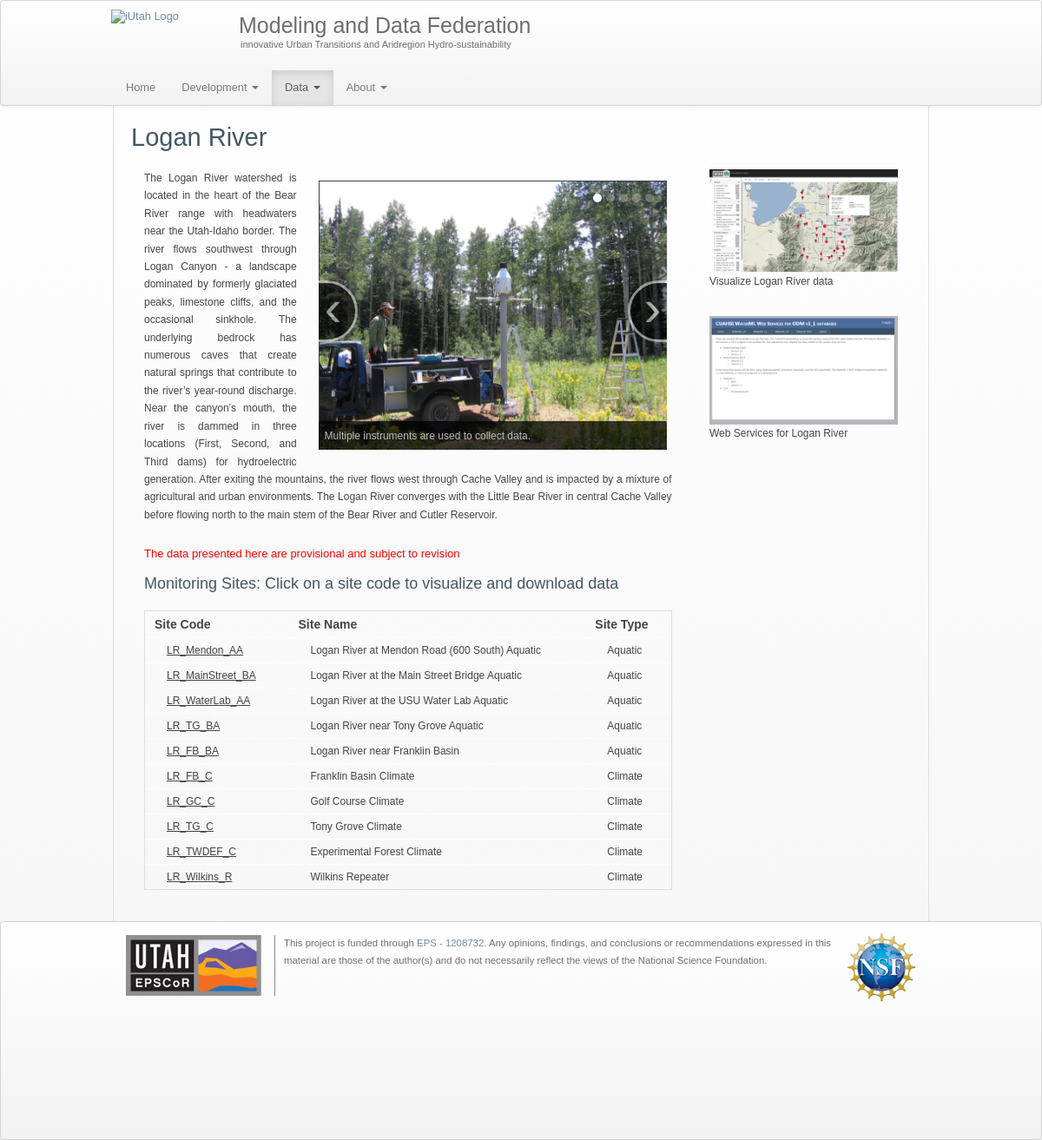
Before: /mdf/Data/Logan_River/ with the older database file.
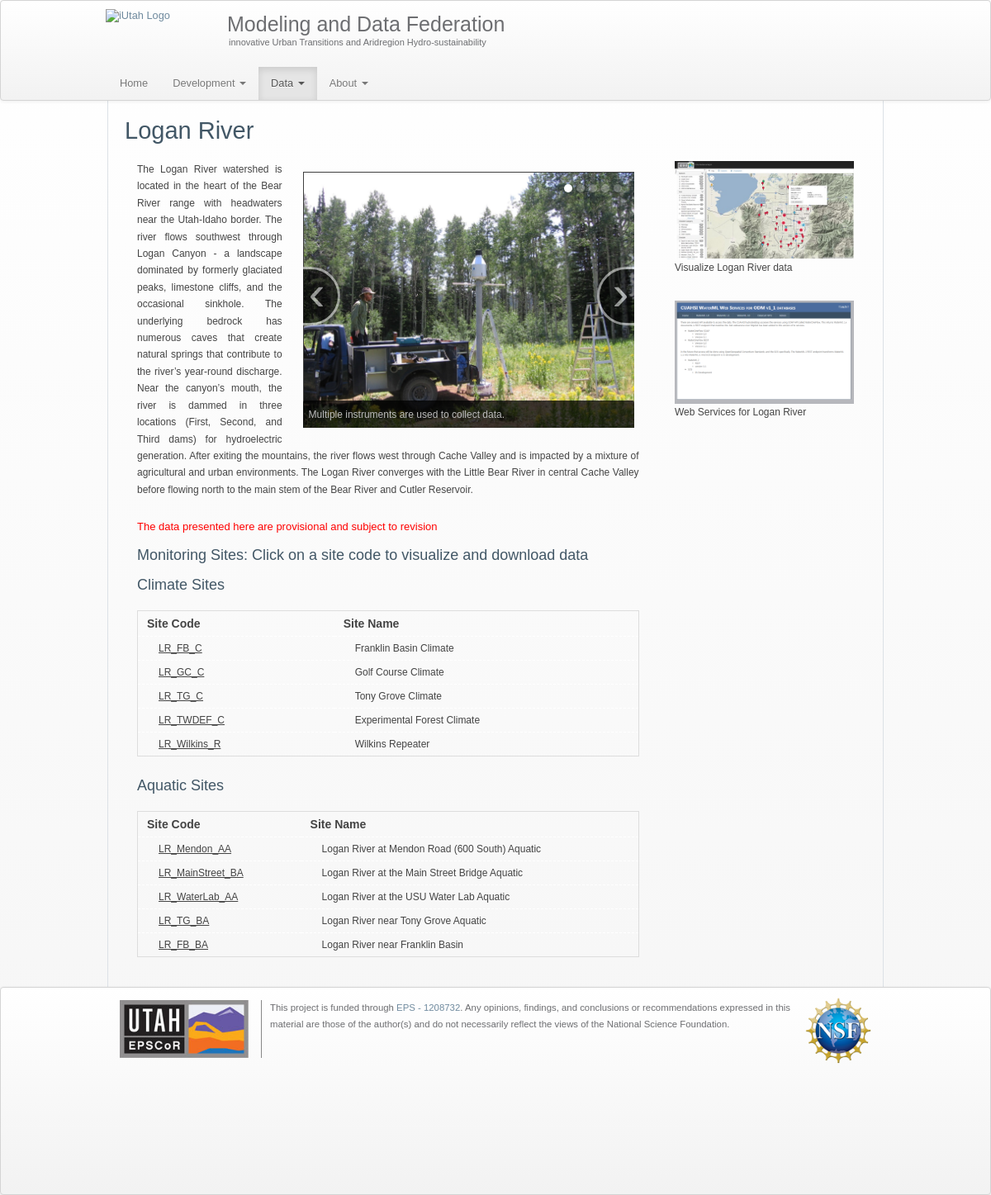
After: the same page with the newer database file.
### src/mdfserver/models.py (models this page shows, shortened)
class Page(models.Model):
    title = models.CharField(max_length=200)
    url = models.CharField(max_length=200)
    content = models.TextField(max_length=20000) #tinymce_models.HTMLField()#forms.CharField(widget=TinyMCE(attrs={'cols': 80, 'rows': 30})) #Use the WYSIWYG editor in this field.
    def __unicode__(self):
        return self.title

class Subpage(models.Model):
    title = models.CharField(max_length=200)
    url = models.CharField(max_length=200)
    content = models.TextField(max_length=20000)#tinymce_models.HTMLField() #forms.CharField(widget=TinyMCE(attrs={'cols': 80, 'rows': 30})) #Use the WYSIWYG editor in this field.
    pages = models.ForeignKey(Page)

### src/mdfserver/views.py (the view)
# urls.py: url(r'^' + BASE_URL + '(?P<pages_passed>[\w\s]*)/(?P<subpage>[\w\s]*[/]?)/$', views.subpages, name='subpages'),
def subpages(request, pages_passed, subpage):
    pages_in_server = Page.objects.all().order_by('-title')[:5]
    context = {'pages': pages_in_server, 'requested': pages_passed, 'subpage_name': subpage}
    return render(request, 'mdfserver/main_template.html', context)

### src/mdfserver/templates/mdfserver/main_template.html (shortened to what this page needs)
{% extends "mdfserver/index.html" %}
{% load static %}
{% block content %}
    <div style="border: 1px solid rgb(220, 225, 230); padding-left: 20px; padding-right: 20px">
        {% for page in pages %}
            {% if subpage_name %}
                {% if requested == page.url %}
                    {% for subpage in page.subpage_set.all %}
                        {% if subpage_name|cut:" " == subpage.url|cut:" " %}
                            {{ subpage.content | safe }}
                        {% endif %}
                    {% endfor %}
                {% endif %}
            {% elif requested == page.url %}
                {{ page.content | safe }}
            {% endif %}
        {% endfor %}
    </div>
{% endblock %}

### src/mdfserver/templates/mdfserver/index.html (shortened to what this page needs)
{% load staticfiles %}
<!DOCTYPE html>
<html>
<head>
    <link rel="stylesheet" href="{% static  "mdfserver/css/bootstrap.css" %}" type="text/css"/>
    <link rel="stylesheet" href="{% static  "mdfserver/css/custom_style.css" %}" type="text/css"/>
</head>
<body>
<div id="page-header">
    {% if pages %}
        <nav class="navbar navbar-default" role="navigation">
            <div class="navbar-inner">
                <div class="center_header">
                    <div id="title_logo">
                        <a id="home_linker" href="{% url 'index' %}">
                            <img id="iutah_logo" src="{% static "mdfserver/img/iutah_logo.png" %}" alt="iUtah Logo"/>
                            <h1 id="main_title">Modeling and Data Federation</h1>
                            <h4 id="second_title">innovative Urban Transitions and Aridregion Hydro-sustainability</h4>
                        </a>
                    </div>
                    <div class="container">
                        <ul class="nav navbar-nav">
                            <li {% if not requested %}class="active"{% else %} class="dropdown" {% endif %}>
                                <a class="dropdown-toggle" data-hover="dropdown" href="{% url 'index' %}">Home</a>
                            </li>
                            {% for page in pages %}
                                <li {% if requested == page.url %}
                                    class="dropdown active"
                                {% else %}
                                    class="dropdown"
                                {% endif %} >
                                    {% if page.content != 'none' and page.content != '<p>none</p>' %}
                                        <a class="dropdown-toggle"
                                           data-hover="dropdown" href="{% url 'pages' page.url %}">
                                            {{ page.title }}
                                            <b class="caret"></b>
                                        </a>
                                    {% else %}
                                        <a class="dropdown-toggle" data-hover="dropdown">
                                            {{ page.title }}
                                            <b class="caret"></b>
                                        </a>
                                    {% endif %}
                                </li>
                            {% endfor %}
                        </ul>
                    </div>
                </div>
            </div>
        </nav>
        </div>
        <div class="container">
            <div id="spacer">
                {% if requested %}
                    {% block content %}{% endblock %}
                {% else %}
                    {% block unique_content %}{% endblock %}
                {% endif %}
            </div>
        </div>
        <footer style="height: 220px" class="navbar-inner">
            <div class="center_header">
                <div id="footer-left-image">
                    <a href="http://utepscor.org/" target="_blank"><img
                            src="{% static "mdfserver/img/epscor_logo.jpg" %}" alt="Utah EPSCoR"
                            width="156"
                            height="73"></a>
                </div>
                <div id="footer-text">
                    <p>This project is funded through <a
                            href="http://www.nsf.gov/awardsearch/showAward.do?AwardNumber=1208732"
                            target="_blank">EPS - 1208732</a>. Any opinions, findings, and
                        conclusions or recommendations expressed in this material are those of the author(s) and do not
                        necessarily reflect the views of the National Science Foundation.</p>
                </div>
                <aside id="footer-right-image">
                    <a href="http://www.nsf.gov/div/index.jsp?div=EPSC" target="_blank">
                        <img src="{% static "mdfserver/img/nsf1.png" %}" alt="National Science Foundation" width="80"
                             height="80">
                    </a>
                </aside>
            </div>
        </footer>
    {% else %}
        <p>The website doesn't have any content or there was an error.</p>
    {% endif %}
</body>
</html>

Changed rows visible on the page:
changed Subpage: content "…visualize and download data Site Code Site Name Site Type LR_Mendon_AA Logan River at Mendon Road (600 South) Aquatic Aquatic LR_MainStreet_BA Logan River at the Main Street Bridge Aquatic Aquatic LR_WaterLab_AA Logan River at the USU Water Lab Aquatic Aquatic LR_TG_BA Logan River near Tony Grove Aquatic Aquatic LR_FB_BA Logan River near Franklin Basin Aquatic LR_FB_C Franklin Basin Climate Climate LR_GC_C Golf Course Climate Climate LR_TG_C Tony Grove Climate Climate LR_TWDEF_C Experimental Forest Climate Climate LR_Wilkins_R Wilkins Repeater Climate Visualize Logan River data…" → "…visualize and download data Climate Sites Site Code Site Name LR_FB_C Franklin Basin Climate LR_GC_C Golf Course Climate LR_TG_C Tony Grove Climate LR_TWDEF_C Experimental Forest Climate LR_Wilkins_R Wilkins Repeater Aquatic Sites Site Code Site Name LR_Mendon_AA Logan River at Mendon Road (600 South) Aquatic LR_MainStreet_BA Logan River at the Main Street Bridge Aquatic LR_WaterLab_AA Logan River at the USU Water Lab Aquatic LR_TG_BA Logan River near Tony Grove Aquatic LR_FB_BA Logan River near Franklin Basin Visualize Logan River data…"
